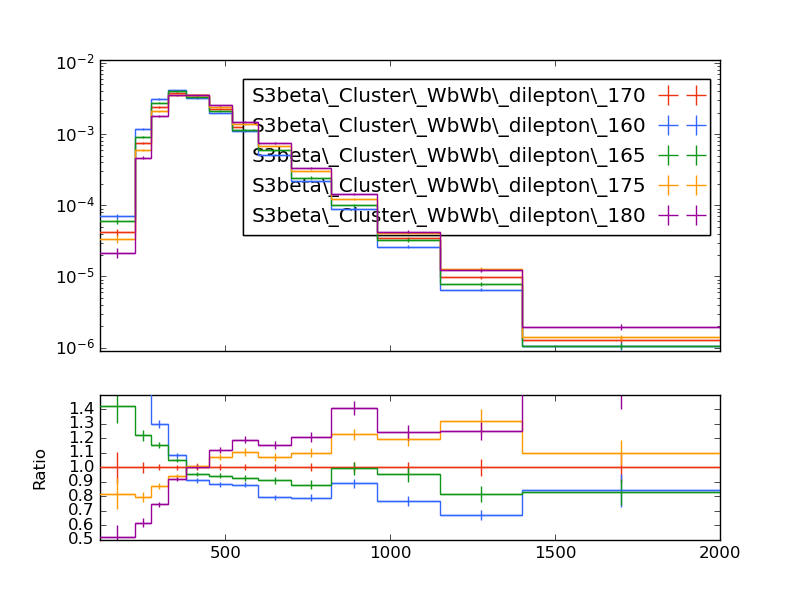

Write Python code to recreate this figure.
#! /usr/bin/env python

# This Python script was auto-generated using YODA v2.0.1.
# Analysis object: /WbWb_dilepton/mT_bb4l
# Timestamp: 27-02-2025 (11:02:16)

import matplotlib as mpl
import matplotlib.pyplot as plt
mpl.use('Agg') # comment out for interactive use
import os
import numpy as np

plotDir = os.path.split(os.path.realpath(__file__))[0]
if 'YODA_USER_PLOT_PATH' in globals():
    plot_outdir = globals()['YODA_USER_PLOT_PATH']
else:
    plot_outdir = plotDir

#plot style
plt.style.use(os.path.join(plotDir, '../default.mplstyle'))

plt.rcParams['text.usetex'] = False
plt.style.use(['classic'])
plt.rc('font', family='DejaVu Sans')
# plot metadata
figW, figH = plt.rcParams['figure.figsize']
ax_xLabel = r''
ax_yLabel = r''
ax_title  = r''
ax_xScale = 'linear'
ax_yScale = 'log'
xLims = (120.0, 2000.0)
yLims = (9e-07, 0.011000000000000001)

# TeX-friendly labels for the legend
labels = {
    'legend' : ([ r"S3beta\_Cluster\_WbWb\_dilepton\_170", r"S3beta\_Cluster\_WbWb\_dilepton\_160", r"S3beta\_Cluster\_WbWb\_dilepton\_165", r"S3beta\_Cluster\_WbWb\_dilepton\_175", r"S3beta\_Cluster\_WbWb\_dilepton\_180" ], r""),
}

# Adjust canvas width and height
canvasW = 10.0
canvasH = 9.0
figW *= canvasW/10.
figH *= canvasH/9.

# Create figure and axis objects
fig, (ax, ratio0_ax) = plt.subplots(2, 1, sharex=True,
                  figsize=(figW,figH), gridspec_kw={'height_ratios': (6.0, 3.0)})

# Set figure margins
plt.subplots_adjust(
    left   = 1.0 * plt.rcParams['figure.subplot.left'],
    right  = 1.0 * plt.rcParams['figure.subplot.right'],
    top    = 1.0 * plt.rcParams['figure.subplot.top'],
    bottom = 1.0 * plt.rcParams['figure.subplot.bottom'])

ratio0_ax.yaxis.set_major_locator(mpl.ticker.MultipleLocator(0.1))
ratio0_ax.set_ylim(0.5, 1.4999)
ratio0_ax.set_ylabel('Ratio')

# the numerical data is stored in a separate file
dataf = dict()
prefix = os.path.split(__file__)[0]
if prefix:    prefix = prefix + '/'
exec(open(prefix+'mT_bb4l__data.py').read(), dataf)


legend_handles = dict() # keep track of handles for the legend

# style options for curves
# starts at zorder>=5 to draw curve on top of legend
styles = {
  'S3beta_Cluster_WbWb_dilepton_170.yoda.gz': {
    'color' : '#EE3311',
    'linestyle' : '-',
    'linewidth' : 1,
    'marker' : 'none',
    'markersize' : 2,
    'capsize' : 0.0,
    'zorder' : 5,
    'histstyle' : 1,
    'drawstyle' : 'steps-pre',
    'xerrorbars' : 1,
    'yerrorbars' : 1,
    'fillcolor' : None,
    'fillopacity' : 1.0,
    'ratio0_linestyle' : '-',
    'ratio0_linewidth' : 1,
    'ratio0_marker' : 'none',
    'ratio0_markersize' : 2,
    'ratio0_capsize' : 0.0,
    'ratio0_zorder' : 5,
    'ratio0_histstyle' : 1,
    'ratio0_drawstyle' : 'steps-pre',
    'ratio0_xerrorbars' : 1,
    'ratio0_yerrorbars' : 1,
  },
  'S3beta_Cluster_WbWb_dilepton_160.yoda.gz': {
    'color' : '#3366FF',
    'linestyle' : '-',
    'linewidth' : 1,
    'marker' : 'none',
    'markersize' : 2,
    'capsize' : 0.0,
    'zorder' : 6,
    'histstyle' : 1,
    'drawstyle' : 'steps-pre',
    'xerrorbars' : 1,
    'yerrorbars' : 1,
    'fillcolor' : None,
    'fillopacity' : 1.0,
    'ratio0_linestyle' : '-',
    'ratio0_linewidth' : 1,
    'ratio0_marker' : 'none',
    'ratio0_markersize' : 2,
    'ratio0_capsize' : 0.0,
    'ratio0_zorder' : 6,
    'ratio0_histstyle' : 1,
    'ratio0_drawstyle' : 'steps-pre',
    'ratio0_xerrorbars' : 1,
    'ratio0_yerrorbars' : 1,
  },
  'S3beta_Cluster_WbWb_dilepton_165.yoda.gz': {
    'color' : '#109618',
    'linestyle' : '-',
    'linewidth' : 1,
    'marker' : 'none',
    'markersize' : 2,
    'capsize' : 0.0,
    'zorder' : 7,
    'histstyle' : 1,
    'drawstyle' : 'steps-pre',
    'xerrorbars' : 1,
    'yerrorbars' : 1,
    'fillcolor' : None,
    'fillopacity' : 1.0,
    'ratio0_linestyle' : '-',
    'ratio0_linewidth' : 1,
    'ratio0_marker' : 'none',
    'ratio0_markersize' : 2,
    'ratio0_capsize' : 0.0,
    'ratio0_zorder' : 7,
    'ratio0_histstyle' : 1,
    'ratio0_drawstyle' : 'steps-pre',
    'ratio0_xerrorbars' : 1,
    'ratio0_yerrorbars' : 1,
  },
  'S3beta_Cluster_WbWb_dilepton_175.yoda.gz': {
    'color' : '#FF9900',
    'linestyle' : '-',
    'linewidth' : 1,
    'marker' : 'none',
    'markersize' : 2,
    'capsize' : 0.0,
    'zorder' : 8,
    'histstyle' : 1,
    'drawstyle' : 'steps-pre',
    'xerrorbars' : 1,
    'yerrorbars' : 1,
    'fillcolor' : None,
    'fillopacity' : 1.0,
    'ratio0_linestyle' : '-',
    'ratio0_linewidth' : 1,
    'ratio0_marker' : 'none',
    'ratio0_markersize' : 2,
    'ratio0_capsize' : 0.0,
    'ratio0_zorder' : 8,
    'ratio0_histstyle' : 1,
    'ratio0_drawstyle' : 'steps-pre',
    'ratio0_xerrorbars' : 1,
    'ratio0_yerrorbars' : 1,
  },
  'S3beta_Cluster_WbWb_dilepton_180.yoda.gz': {
    'color' : '#990099',
    'linestyle' : '-',
    'linewidth' : 1,
    'marker' : 'none',
    'markersize' : 2,
    'capsize' : 0.0,
    'zorder' : 9,
    'histstyle' : 1,
    'drawstyle' : 'steps-pre',
    'xerrorbars' : 1,
    'yerrorbars' : 1,
    'fillcolor' : None,
    'fillopacity' : 1.0,
    'ratio0_linestyle' : '-',
    'ratio0_linewidth' : 1,
    'ratio0_marker' : 'none',
    'ratio0_markersize' : 2,
    'ratio0_capsize' : 0.0,
    'ratio0_zorder' : 9,
    'ratio0_histstyle' : 1,
    'ratio0_drawstyle' : 'steps-pre',
    'ratio0_xerrorbars' : 1,
    'ratio0_yerrorbars' : 1,
  },
}

# curve from input yoda files in main panel
for label, yvals in dataf['yvals'].items():
    if all(np.isnan(v) for v in dataf['yvals'][label]):
        continue
    tmp = None
    if styles[label]['histstyle']: # draw as histogram
        xpos = dataf['xedges'][label] if styles[label]['drawstyle'] else dataf['xpoints'][label]
        ypos = np.insert(yvals, 0, yvals[0]) if styles[label]['drawstyle'] else yvals
        if styles[label]['fillcolor']: # fill area below curve
            ax.fill_between(xpos, ypos, step='pre',
                            color=styles[label]['fillcolor'],
                            alpha=styles[label]['fillopacity'])
        tmp, = ax.plot(xpos, ypos,
                       color=styles[label]['color'],
                       linestyle=styles[label]['linestyle'],
                       linewidth=styles[label]['linewidth'],
                       drawstyle=styles[label]['drawstyle'], solid_joinstyle='miter',
                       zorder=styles[label]['zorder'], label=label)
    tmp = ax.errorbar(dataf['xpoints'][label], yvals,
                      xerr=np.array(dataf['xerrs'][label])*styles[label]['xerrorbars'],
                      yerr=np.array(dataf['yerrs'][label])*styles[label]['yerrorbars'],
                      fmt=styles[label]['marker'], capsize=styles[label]['capsize'],
                      markersize=styles[label]['markersize'],
                      ecolor=styles[label]['color'],
                      color=styles[label]['color'], zorder=styles[label]['zorder'])
    tmp[-1][0].set_linestyle(styles[label]['linestyle'])
    tmp[-1][0].set_linewidth(styles[label]['linewidth'])
    if label in dataf['add_legend_handle']:  legend_handles[label] = tmp
    for varLabel in dataf['variation_yvals'].keys():
        if varLabel.startswith(label):
            tmp, = ax.plot(dataf['xedges'][label], dataf['variation_yvals'][varLabel],
                           color=styles[label]['color'],
                           linestyle=styles[label]['linestyle'],
                           linewidth=styles[label]['linewidth'],
                           drawstyle='steps-pre', solid_joinstyle='miter',
                           zorder=styles[label]['zorder'], alpha=0.5)


# plots on ratio panel
# curve from input yoda files in ratio panel
for label, yvals in dataf['ratio0_yvals'].items():
    if all(np.isnan(v) for v in yvals):
        continue
    if styles[label]['ratio0_histstyle']: # plot as histogram
        xpos = dataf['xedges']['S3beta_Cluster_WbWb_dilepton_170.yoda.gz'] if styles[label]['ratio0_drawstyle'] else dataf['xpoints']['S3beta_Cluster_WbWb_dilepton_170.yoda.gz']
        ypos = np.insert(yvals, 0, yvals[0]) if styles[label]['ratio0_drawstyle'] else yvals
        ratio0_ax.plot(xpos, ypos,
                       color=styles[label]['color'],
                       linewidth=styles[label]['linewidth'],
                       linestyle=styles[label]['ratio0_linestyle'],
                       drawstyle=styles[label]['ratio0_drawstyle'], zorder=styles[label]['zorder'],
                       solid_joinstyle='miter')
    tmp = ratio0_ax.errorbar(dataf['xpoints']['S3beta_Cluster_WbWb_dilepton_170.yoda.gz'], yvals,
                             xerr=np.array(dataf['ref_xerrs'])*styles[label]['ratio0_xerrorbars'],
                             yerr=np.array(dataf['ratio0_yerrs'][label])*styles[label]['ratio0_yerrorbars'],
                             fmt=styles[label]['ratio0_marker'], capsize=styles[label]['ratio0_capsize'],
                             markersize=styles[label]['ratio0_markersize'],
                             ecolor=styles[label]['color'],
                             color=styles[label]['color'])
    tmp[-1][0].set_linestyle(styles[label]['ratio0_linestyle'])
    tmp[-1][0].set_linewidth(styles[label]['ratio0_linewidth'])

    for varlabel in dataf['ratio0_variation_vals'].keys():
        if varlabel.startswith(label):
            ratio0_ax.plot(dataf['xedges']['S3beta_Cluster_WbWb_dilepton_170.yoda.gz'],
                            dataf['ratio0_variation_vals'][varlabel],
                            color=styles[label]['color'],
                            linestyle=styles[label]['linestyle'],
                            linewidth=styles[label]['linewidth'],
                            drawstyle='steps-pre', solid_joinstyle='miter',
                            zorder=1, alpha=0.5)

legend_items = list(legend_handles.values())
ax.add_artist(ax.legend(legend_items,
                        labels['legend'][0],
                        title=labels['legend'][1],
                        alignment='right',
                        loc='upper right',
                        bbox_to_anchor=(1.0, 0.97),markerfirst=False))

# set plot metadata as defined above
ratio0_ax.set_xlabel(ax_xLabel)
ratio0_ax.xaxis.set_label_coords(1., -0.15)
ax.set_ylabel(ax_yLabel, ha='right', va='top')
ax.yaxis.set_label_coords(-0.11, 1.0)
ax.set_title(ax_title, loc='left')
ax.set_xscale(ax_xScale)
ax.set_yscale(ax_yScale)
ax.set_xlim(xLims)
ax.set_ylim(yLims)

# tick formatting
plt.rcParams['xtick.top'] = True
plt.rcParams['ytick.right'] = True
ax.yaxis.set_major_locator(mpl.ticker.LogLocator(base=10.0, numticks=np.inf))
ax.yaxis.set_minor_locator(mpl.ticker.LogLocator(
                           base=10.0, subs=np.arange(0.1, 1, 0.1), numticks=np.inf))
fig.align_ylabels((ax, ratio0_ax))
plt.savefig(os.path.join(plot_outdir, 'mT_bb4l.pdf'), format='PDF')
plt.savefig(os.path.join(plot_outdir, 'mT_bb4l.png'), format='PNG')

plt.close(fig)
